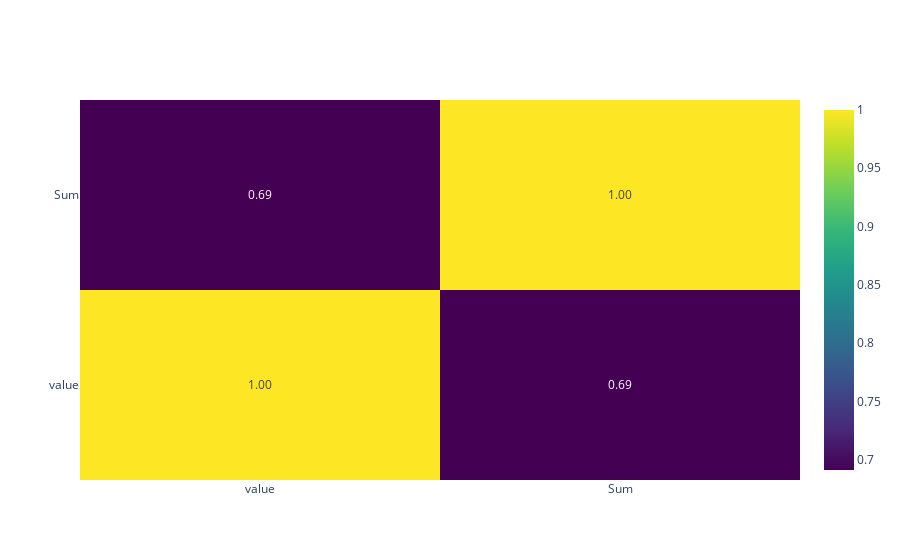

This figure's notebook cell:
### Markdown cell above
# NOTE: USE PREPROCESSED DATA INSTEAD OF USING THE DATA DIRECTLY from the apis

### Code cell
dfcorrelation = pd.merge(meanprovince, dfprovince, on='RegioS')

correlation = dfcorrelation[['value', 'Sum']].corr()
corr_matrix = go.Figure(data=go.Heatmap(
        z=correlation.values,
        x=correlation.columns,
        y=correlation.index,
        text=correlation.values, #Show the values in the heatmap
        texttemplate="%{text:.2f}",
        colorscale='Viridis')) #Create the heatmap figure

corr_matrix.show()

### Figure 1 — Plotly figure (JSON) as saved in the notebook; plotly's stock layout.template omitted (floating-point values rounded to 4 significant figures)
{"data": [{"colorscale": [[0, "#440154"], [0.1111, "#482878"], [0.2222, "#3e4989"], [0.3333, "#31688e"], [0.4444, "#26828e"], [0.5556, "#1f9e89"], [0.6667, "#35b779"], [0.7778, "#6ece58"], [0.8889, "#b5de2b"], [1, "#fde725"]], "text": [[1, 0.691], [0.691, 1]], "texttemplate": "%{text:.2f}", "type": "heatmap", "x": ["value", "Sum"], "y": ["value", "Sum"], "z": [[1, 0.691], [0.691, 1]]}], "layout": {}}
